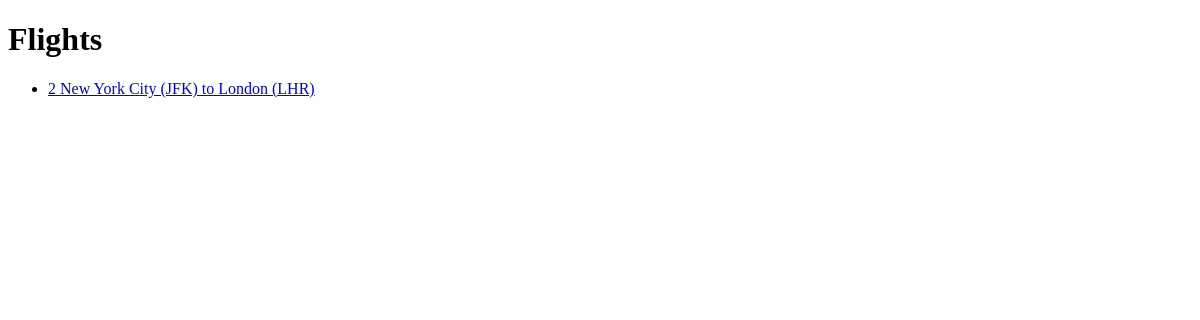
Before: / with the older database file.
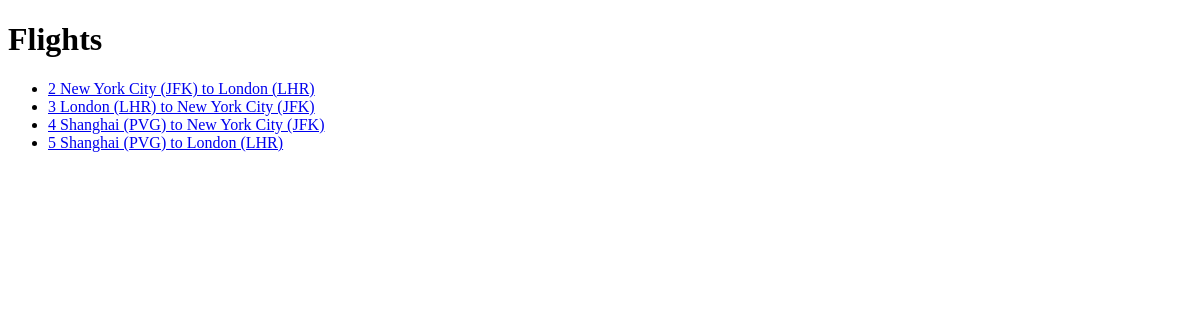
After: the same page with the newer database file.
### flights/models.py (models this page shows)
class Flight(models.Model):
    origin = models.ForeignKey(Airport, on_delete=models.CASCADE, related_name="departures")
    destination = models.ForeignKey(Airport, on_delete=models.CASCADE, related_name="arrivals")
    duration = models.IntegerField( )
    def __str__(self):
        return f"{self.id} {self.origin} to {self.destination}"

class Airport(models.Model):
    code = models.CharField(max_length=3)
    city = models.CharField(max_length=64)
    def __str__(self):
        return f"{self.city} ({self.code})"

### flights/views.py (the view)
# urls.py: path("", views.index, name='index'),
def index(request):
    context = {
        "flights": Flight.objects.all()
    }
    return render(request, "flights/index.html", context)

### flights/templates/flights/index.html
{% extends "flights/base.html" %}
{% block body %}
    <h1>Flights</h1>
    <ul>
        {% for flight in flights %}
            <li>
                <a href="{% url 'flight' flight.id %}">{{ flight }}</a>
            </li>
        {% endfor %}
    </ul>
{% endblock %}

### flights/templates/flights/base.html (shortened to what this page needs)
<!DOCTYPE html>
<html>
<head>
</head>
<body>
    {% block body %}
    {% endblock %}
</body>
</html>

Changed rows visible on the page:
added Flight: id+origin+destination "3 London (LHR) to New York City (JFK)"
added Flight: id+origin+destination "4 Shanghai (PVG) to New York City (JFK)"
added Flight: id+origin+destination "5 Shanghai (PVG) to London (LHR)"
